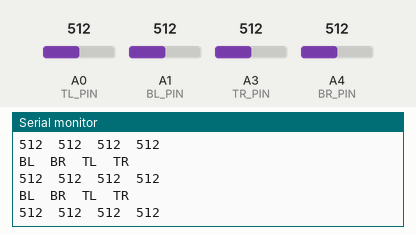
Simulated run of this sketch. Board: Arduino Uno, built with avr-gcc and run on an emulated ATmega328P. Shown: the last lines printed to the serial monitor. Inputs (shaded band) come from the test bench; at power-on: A0 (TL_PIN) = 512, A1 (BL_PIN) = 512, A4 (BR_PIN) = 512, A3 (TR_PIN) = 512.

Above: at 1.2 s.
1.3 s: A0 (TL_PIN) set to 716
At 1.4 s:
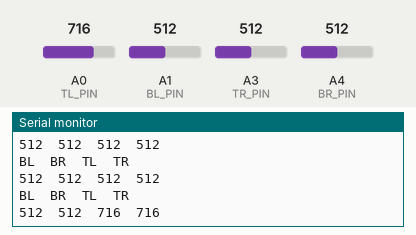
2.8 s: A1 (BL_PIN) set to 716
At 2.81 s:
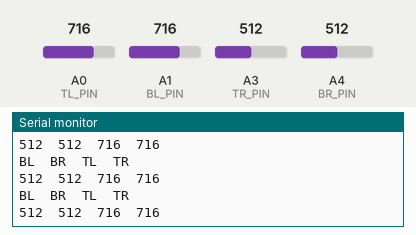
5.8 s: A4 (BR_PIN) set to 716
At 5.85 s:
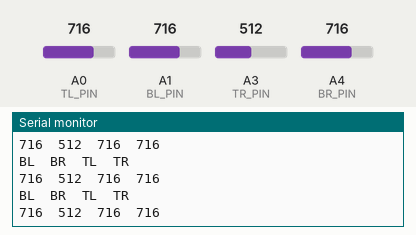
7.3 s: A0 (TL_PIN) set to 992
At 7.37 s:
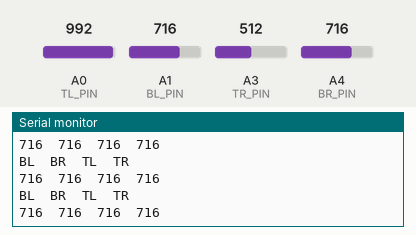
8.8 s: A1 (BL_PIN) set to 992
At 8.89 s:
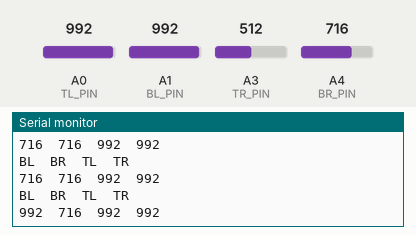
10.3 s: A4 (BR_PIN) set to 992
At 10.3 s:
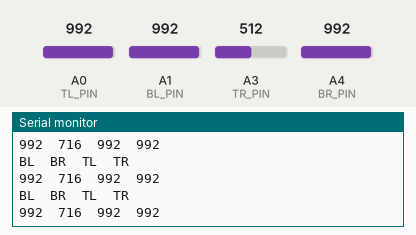
Timing chart, 0 to 12.8 s (numbered marks = the images above; inputs shaded):
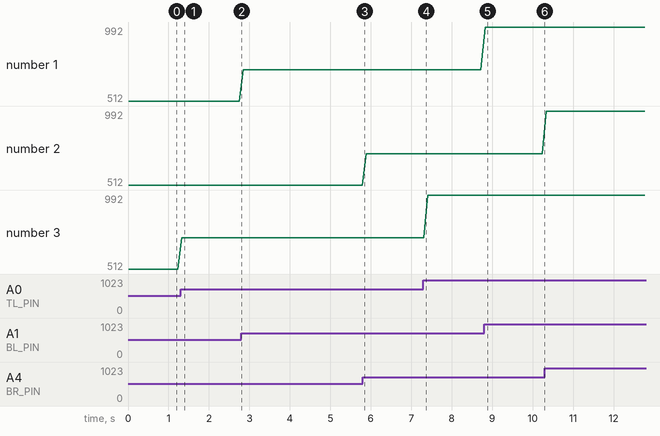

The sketch:

test_ldr.ino
```cpp
// LDR's only read 0=light or 1=NO light
#define BL_PIN    A1
#define BR_PIN    A4
#define TL_PIN    A0
#define TR_PIN    A3

void setup() {
  Serial.begin(9600);
  pinMode(BL_PIN, INPUT);
  pinMode(BR_PIN, INPUT);
  pinMode(TL_PIN, INPUT);
  pinMode(TR_PIN, INPUT);
}

void loop() {
  int BL_val = analogRead(BL_PIN);
  int BR_val = analogRead(BR_PIN);
  int TL_val = analogRead(TL_PIN);
  int TR_val = analogRead(TR_PIN);

  Serial.println("BL\tBR\tTL\tTR\t");
  Serial.print(BL_val);
  Serial.print("\t");
  Serial.print(BR_val);
  Serial.print("\t");
  Serial.print(TL_val);
  Serial.print("\t");
  Serial.print(TL_val);
  Serial.println("\t");
  delay(100);
}
```

Measured:
- after the input at 1.3 s, the serial monitor: prints a new line at once (image 1)
- after the input at 8.8 s, the serial monitor: prints a new line at once (image 5)
- plotted number 3: 512 → 716 after the input at 1.3 s, 716 → 992 after the input at 7.3 s
